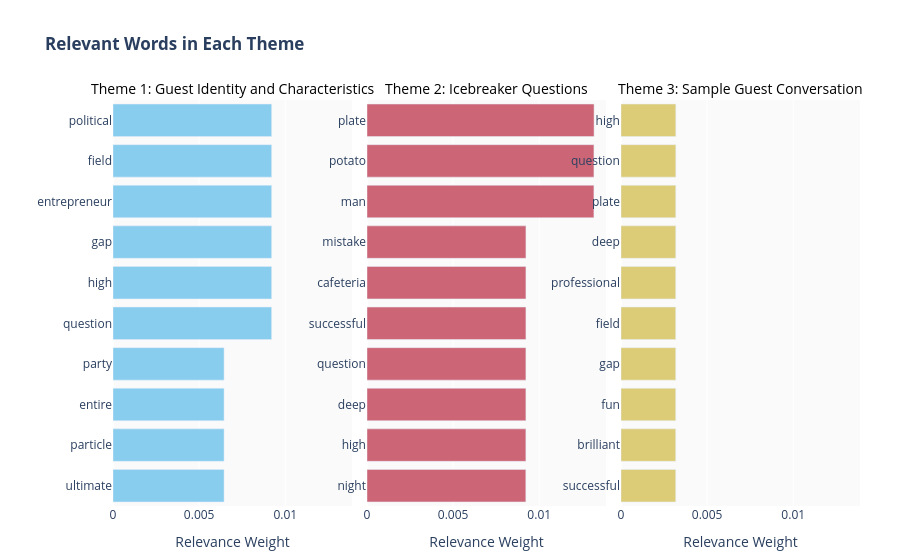

This figure's notebook cell:
### Code cell
# Themes from LDA
topic_names = {
    0: "Theme 1: Guest Identity and Characteristics", 
    1: "Theme 2: Icebreaker Questions", 
    2: "Theme 3: Sample Guest Conversation"    
}

# Extract the Top 10 Words for each topic
topic_data = []

for topic_id in range(lda_model_bigram.num_topics):
    # show_topic returns a list of (word, probability) tuples
    top_terms = lda_model_bigram.show_topic(topic_id, topn=10)
    
    for word, weight in top_terms:
        topic_data.append({
            'Theme': topic_names[topic_id],
            'Word': word,
            'Importance': weight
        })

df_topics = pd.DataFrame(topic_data)

# Sort values
df_topics = df_topics.sort_values(by=['Theme', 'Importance'], ascending=[True, True])

# Build bar chart
fig5 = px.bar(
    df_topics,
    x='Importance',
    y='Word',
    color='Theme',
    facet_col='Theme',
    orientation='h',
    color_discrete_sequence=px.colors.qualitative.Safe,
    title='<b>Relevant Words in Each Theme</b>'
)

# Layout
fig5.update_yaxes(matches=None, showticklabels=True, title="")
fig5.update_xaxes(showgrid=True, title="Relevance Weight")

fig5.for_each_annotation(lambda a: a.update(text=a.text.split("=")[-1], font=dict(size=14, color="black")))

fig5.update_layout(
    height=600,
    showlegend=False,
    plot_bgcolor='#FAFAFA',
    margin=dict(t=100, b=40, l=40, r=40)
)

fig5.show()

### Figure 1 — Plotly figure (JSON) as saved in the notebook; plotly's stock layout.template omitted (floating-point values rounded to 4 significant figures)
{"data": [{"hovertemplate": "Theme=Theme 1: Guest Identity and Characteristics<br>Importance=%{x}<br>Word=%{y}<extra></extra>", "legendgroup": "Theme 1: Guest Identity and Characteristics", "marker": {"color": "rgb(136, 204, 238)", "pattern": {"shape": ""}}, "name": "Theme 1: Guest Identity and Characteristics", "orientation": "h", "showlegend": true, "textposition": "auto", "type": "bar", "x": [0.006446, 0.006446, 0.006446, 0.006446, 0.009206, 0.009207, 0.009208, 0.009208, 0.009208, 0.009208], "xaxis": "x", "y": ["ultimate", "particle", "entire", "party", "question", "high", "gap", "entrepreneur", "field", "political"], "yaxis": "y"}, {"hovertemplate": "Theme=Theme 2: Icebreaker Questions<br>Importance=%{x}<br>Word=%{y}<extra></extra>", "legendgroup": "Theme 2: Icebreaker Questions", "marker": {"color": "rgb(204, 102, 119)", "pattern": {"shape": ""}}, "name": "Theme 2: Icebreaker Questions", "orientation": "h", "showlegend": true, "textposition": "auto", "type": "bar", "x": [0.009221, 0.009223, 0.009224, 0.009224, 0.009226, 0.009226, 0.009227, 0.01317, 0.01317, 0.01318], "xaxis": "x2", "y": ["night", "high", "deep", "question", "successful", "cafeteria", "mistake", "man", "potato", "plate"], "yaxis": "y2"}, {"hovertemplate": "Theme=Theme 3: Sample Guest Conversation<br>Importance=%{x}<br>Word=%{y}<extra></extra>", "legendgroup": "Theme 3: Sample Guest Conversation", "marker": {"color": "rgb(221, 204, 119)", "pattern": {"shape": ""}}, "name": "Theme 3: Sample Guest Conversation", "orientation": "h", "showlegend": true, "textposition": "auto", "type": "bar", "x": [0.003179, 0.003179, 0.003179, 0.003179, 0.003179, 0.00318, 0.00318, 0.00318, 0.003183, 0.003183], "xaxis": "x3", "y": ["successful", "brilliant", "fun", "gap", "field", "professional", "deep", "plate", "question", "high"], "yaxis": "y3"}], "layout": {"annotations": [{"font": {"color": "black", "size": 14}, "showarrow": false, "text": "Theme 1: Guest Identity and Characteristics", "x": 0.16, "xanchor": "center", "xref": "paper", "y": 1, "yanchor": "bottom", "yref": "paper"}, {"font": {"color": "black", "size": 14}, "showarrow": false, "text": "Theme 2: Icebreaker Questions", "x": 0.5, "xanchor": "center", "xref": "paper", "y": 1, "yanchor": "bottom", "yref": "paper"}, {"font": {"color": "black", "size": 14}, "showarrow": false, "text": "Theme 3: Sample Guest Conversation", "x": 0.84, "xanchor": "center", "xref": "paper", "y": 1, "yanchor": "bottom", "yref": "paper"}], "autosize": true, "barmode": "relative", "legend": {"title": {"text": "Theme"}, "tracegroupgap": 0}, "margin": {"b": 40, "l": 40, "r": 40, "t": 100}, "plot_bgcolor": "#FAFAFA", "showlegend": false, "title": {"text": "<b>Relevant Words in Each Theme</b>"}, "xaxis": {"anchor": "y", "autorange": true, "domain": [0, 0.32], "range": [0, 0.01387], "showgrid": true, "title": {"text": "Relevance Weight"}, "type": "linear"}, "xaxis2": {"anchor": "y2", "autorange": true, "domain": [0.34, 0.66], "matches": "x", "range": [0, 0.01387], "showgrid": true, "title": {"text": "Relevance Weight"}, "type": "linear"}, "xaxis3": {"anchor": "y3", "autorange": true, "domain": [0.68, 1.0], "matches": "x", "range": [0, 0.01387], "showgrid": true, "title": {"text": "Relevance Weight"}, "type": "linear"}, "yaxis": {"anchor": "x", "autorange": true, "domain": [0, 1], "range": [-0.5, 9.5], "showticklabels": true, "title": {"text": ""}, "type": "category"}, "yaxis2": {"anchor": "x2", "autorange": true, "domain": [0, 1], "range": [-0.5, 9.5], "showticklabels": true, "title": {"text": ""}, "type": "category"}, "yaxis3": {"anchor": "x3", "autorange": true, "domain": [0, 1], "range": [-0.5, 9.5], "showticklabels": true, "title": {"text": ""}, "type": "category"}}}
